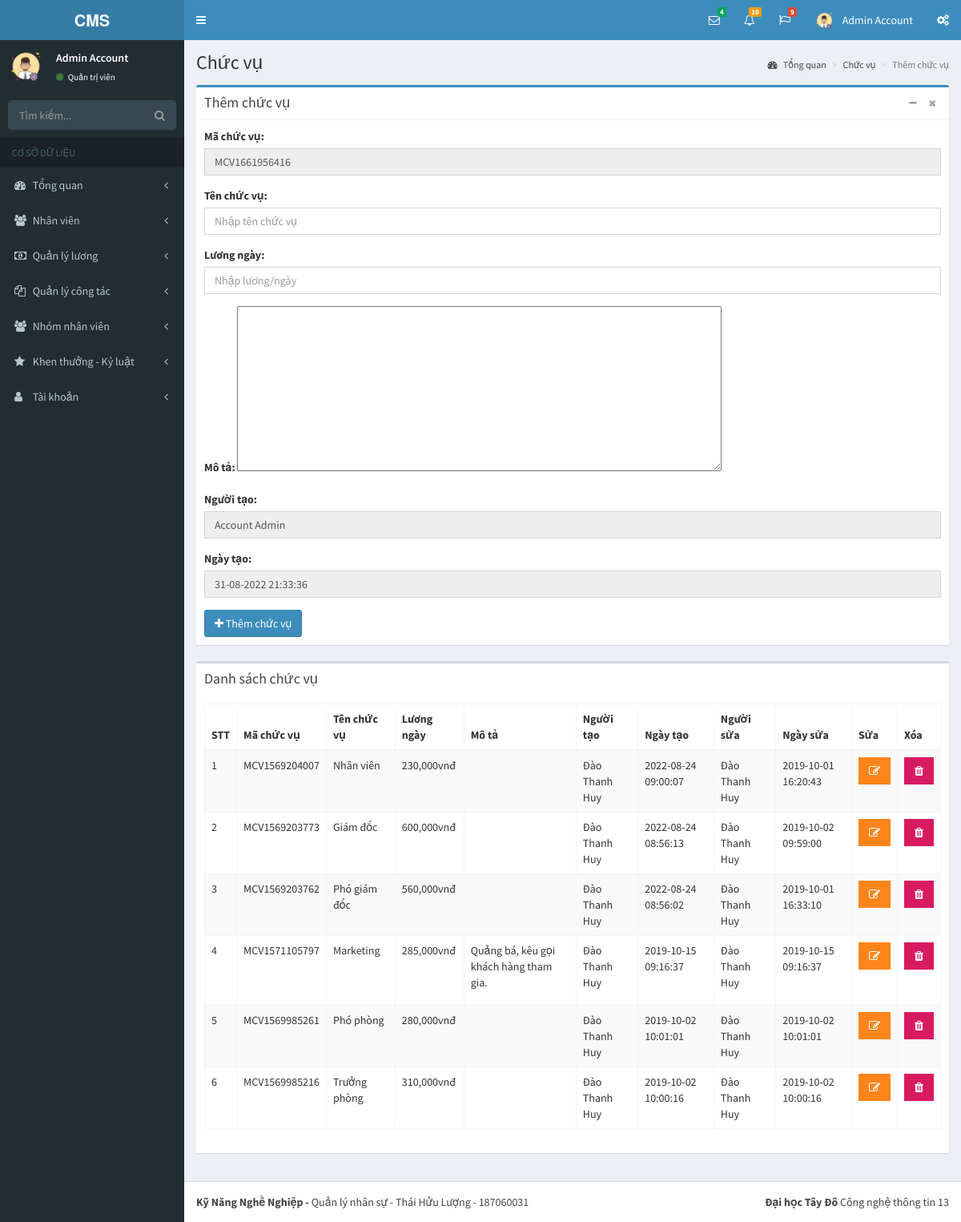
Screenshot of /pages/chuc-vu.php (signed in) with the database file from the repository.
### tables this page shows
CREATE TABLE `tai_khoan` (
  `id` int(11) NOT NULL,
  `ho` varchar(50) NOT NULL,
  `ten` varchar(50) NOT NULL,
  `hinh_anh` varchar(50) NOT NULL,
  `email` varchar(50) NOT NULL,
  `mat_khau` varchar(50) NOT NULL,
  `so_dt` varchar(50) NOT NULL,
  `quyen` tinyint(1) NOT NULL,
  `trang_thai` tinyint(1) NOT NULL,
  `truy_cap` int(11) NOT NULL,
  `ngay_tao` datetime NOT NULL,
  `ngay_sua` datetime NOT NULL
);

CREATE TABLE `chuc_vu` (
  `id` int(11) NOT NULL,
  `ma_chuc_vu` varchar(50) NOT NULL,
  `ten_chuc_vu` varchar(255) NOT NULL,
  `luong_ngay` double NOT NULL,
  `ghi_chu` varchar(255) NOT NULL,
  `nguoi_tao` varchar(50) NOT NULL,
  `ngay_tao` datetime NOT NULL,
  `nguoi_sua` varchar(50) NOT NULL,
  `ngay_sua` datetime NOT NULL
);

### pages/chuc-vu.php (the view, shortened to what this page needs)
<?php
if(isset($_SESSION['username']) && isset($_SESSION['level']))
{
  include('../layouts/header.php');
  include('../layouts/topbar.php');
  include('../layouts/sidebar.php');
  $showData = "SELECT id, ma_chuc_vu, ten_chuc_vu, luong_ngay, ghi_chu, nguoi_tao, ngay_tao, nguoi_sua, ngay_sua FROM chuc_vu ORDER BY ngay_tao DESC";
  $result = mysqli_query($conn, $showData);
  $arrShow = array();
  while ($row = mysqli_fetch_array($result)) {
    $arrShow[] = $row;
  }
  $positionCode = "MCV" . time();
?>
  <div class="content-wrapper">
    <section class="content-header">
      <h1>
        Chức vụ
      </h1>
      <ol class="breadcrumb">
        <li><a href="index.php?p=index&a=statistic"><i class="fa fa-dashboard"></i> Tổng quan</a></li>
        <li><a href="chuc-vu.php?p=staff&a=position">Chức vụ</a></li>
        <li class="active">Thêm chức vụ</li>
      </ol>
    </section>
    <section class="content">
      <div class="row">
        <div class="col-xs-12">
          <div class="box box-primary">
            <div class="box-header with-border">
              <h3 class="box-title">Thêm chức vụ</h3>
              <div class="box-tools pull-right">
                <button type="button" class="btn btn-box-tool" data-widget="collapse"><i class="fa fa-minus"></i></button>
                <button type="button" class="btn btn-box-tool" data-widget="remove"><i class="fa fa-remove"></i></button>
              </div>
            </div>
            <div class="box-body">
              <form action="" method="POST">
                <div class="row">
                  <div class="col-md-12">
                    <div class="form-group">
                      <label for="exampleInputEmail1">Mã chức vụ: </label>
                      <input type="text" class="form-control" id="exampleInputEmail1" name="positionCode" value="<?php echo $positionCode; ?>" readonly>
                    </div>
                    <div class="form-group">
                      <label for="exampleInputEmail1">Tên chức vụ: </label>
                      <input type="text" class="form-control" id="exampleInputEmail1" placeholder="Nhập tên chức vụ" name="titlePosition">
                    </div>
                    <div class="form-group">
                      <label for="exampleInputEmail1">Lương ngày: </label>
                      <input type="text" class="form-control" id="exampleInputEmail1" placeholder="Nhập lương/ngày" name="salary">
                    </div>
                    <div class="form-group">
                      <label for="exampleInputEmail1">Mô tả: </label>
                      <textarea id="editor1" rows="10" cols="80" name="description">
                      </textarea>
                    </div>
                    <div class="form-group">
                      <label for="exampleInputEmail1">Người tạo: </label>
                      <input type="text" class="form-control" id="exampleInputEmail1" value="<?php echo $row_acc['ho']; ?> <?php echo $row_acc['ten']; ?>" name="personCreate" readonly>
                    </div>
                    <div class="form-group">
                      <label for="exampleInputEmail1">Ngày tạo: </label>
                      <input type="text" class="form-control" id="exampleInputEmail1" value="<?php echo date('d-m-Y H:i:s'); ?>" name="dateCreate" readonly>
                    </div>
                    <?php
                      if($_SESSION['level'] == 1)
                        echo "<button type='submit' class='btn btn-primary' name='save'><i class='fa fa-plus'></i> Thêm chức vụ</button>";
                    ?>
                  </div>
                </div>
              </form>
            </div>
          </div>
          <div class="box">
            <div class="box-header">
              <h3 class="box-title">Danh sách chức vụ</h3>
            </div>
            <div class="box-body">
              <div class="table-responsive">
                <table id="example1" class="table table-bordered table-striped">
                  <thead>
                  <tr>
                    <th>STT</th>
                    <th>Mã chức vụ</th>
                    <th>Tên chức vụ</th>
                    <th>Lương ngày</th>
                    <th>Mô tả</th>
                    <th>Người tạo</th>
                    <th>Ngày tạo</th>
                    <th>Người sửa</th>
                    <th>Ngày sửa</th>
                    <th>Sửa</th>
                    <th>Xóa</th>
                  </tr>
                  </thead>
                  <tbody>
                  <?php
                    $count = 1;
                    foreach ($arrShow as $arrS)
                    {
                  ?>
                      <tr>
                        <td><?php echo $count; ?></td>
                        <td><?php echo $arrS['ma_chuc_vu']; ?></td>
                        <td><?php echo $arrS['ten_chuc_vu']; ?></td>
                        <td><?php echo number_format($arrS['luong_ngay']). "vnđ"; ?></td>
                        <td><?php echo $arrS['ghi_chu']; ?></td>
                        <td><?php echo $arrS['nguoi_tao']; ?></td>
                        <td><?php echo $arrS['ngay_tao']; ?></td>
                        <td><?php echo $arrS['nguoi_sua']; ?></td>
                        <td><?php echo $arrS['ngay_sua']; ?></td>
                        <th>
                          <?php
                            if($row_acc['quyen'] == 1)
                            {
                              echo "<form method='POST'>";
                              echo "<button type='submit' class='btn bg-orange btn-flat'  name='edit'><i class='fa fa-edit'></i></button>";
                              echo "</form>";
                            }
                            else
                            {
                              echo "<button type='button' class='btn bg-orange btn-flat' disabled><i class='fa fa-edit'></i></button>";
                            }
                          ?>
                        </th>
                        <th>
                          <?php
                            if($row_acc['quyen'] == 1)
                            {
                              echo "<button type='button' class='btn bg-maroon btn-flat' data-toggle='modal' data-target='#exampleModal' data-whatever='".$arrS['id']."'><i class='fa fa-trash'></i></button>";
                            }
                            else
                            {
                              echo "<button type='button' class='btn bg-maroon btn-flat' disabled><i class='fa fa-trash'></i></button>";
                            }
                          ?>
                        </th>
                      </tr>
                  <?php
                      $count++;
                    }
                  ?>
                  </tbody>
                </table>
              </div>
            </div>
          </div>
        </div>
      </div>
    </section>
  </div>
<?php
  include('../layouts/footer.php');
}
else
{
  header('Location: dang-nhap.php');
}
?>

### layouts/topbar.php (shortened to what this page needs)
<body class="hold-transition skin-blue sidebar-mini">
<div class="wrapper">
  <header class="main-header">
    <a href="index.php?p=index&a=statistic" class="logo">
      <span class="logo-lg"><b>CMS</b></span>
    </a>
    <nav class="navbar navbar-static-top">
      <a href="#" class="sidebar-toggle" data-toggle="push-menu" role="button">
      </a>
      <div class="navbar-custom-menu">
        <ul class="nav navbar-nav">
          <li class="dropdown messages-menu">
            <a href="#" class="dropdown-toggle" data-toggle="dropdown">
              <i class="fa fa-envelope-o"></i>
              <span class="label label-success">4</span>
            </a>
          </li>
          <li class="dropdown notifications-menu">
            <a href="#" class="dropdown-toggle" data-toggle="dropdown">
              <i class="fa fa-bell-o"></i>
              <span class="label label-warning">10</span>
            </a>
          </li>
          <li class="dropdown tasks-menu">
            <a href="#" class="dropdown-toggle" data-toggle="dropdown">
              <i class="fa fa-flag-o"></i>
              <span class="label label-danger">9</span>
            </a>
          </li>
          <li class="dropdown user user-menu">
            <a href="#" class="dropdown-toggle" data-toggle="dropdown">
              <img src="../uploads/images/<?php echo $row_acc['hinh_anh']; ?>" class="user-image" alt="User Image">
              <span class="hidden-xs"><?php echo $row_acc['ten']; ?> <?php echo $row_acc['ho']; ?></span>
            </a>
          </li>
          <li>
            <a href="#" data-toggle="control-sidebar"><i class="fa fa-gears"></i></a>
          </li>
        </ul>
      </div>
    </nav>
  </header>

### layouts/sidebar.php (shortened to what this page needs)
<aside class="main-sidebar">
  <section class="sidebar">
    <div class="user-panel">
      <div class="pull-left image">
        <img src="../uploads/images/<?php echo $row_acc['hinh_anh']; ?>" class="img-circle" alt="User Image">
      </div>
      <div class="pull-left info">
        <p>
          <?php echo $row_acc['ten']; ?> <?php echo $row_acc['ho']; ?>
        </p>
        <a href="#"><i class="fa fa-circle text-success"></i>
          <?php
            if($row_acc['quyen'] == 1)
            {
              echo "Quản trị viên";
            }
            else
            {
              echo "Nhân viên";
            }
          ?>
        </a>
      </div>
    </div>
    <form action="#" method="get" class="sidebar-form">
      <div class="input-group">
        <input type="text" name="q" class="form-control" placeholder="Tìm kiếm...">
        <span class="input-group-btn">
              <button type="submit" name="search" id="search-btn" class="btn btn-flat"><i class="fa fa-search"></i>
              </button>
            </span>
      </div>
    </form>
    <ul class="sidebar-menu" data-widget="tree">
      <li class="header">CƠ SỞ DỮ LIỆU</li>
      <li class="<?php if($p == 'index') echo 'active'; ?> treeview">
        <a href="#">
          <i class="fa fa-dashboard"></i> <span>Tổng quan</span>
          <span class="pull-right-container">
            <i class="fa fa-angle-left pull-right"></i>
          </span>
        </a>
      </li>
      <li class="<?php if($p == 'staff') echo 'active'; ?> treeview">
        <a href="#">
          <i class="fa fa-users"></i>
          <span>Nhân viên</span>
          <span class="pull-right-container">
            <i class="fa fa-angle-left pull-right"></i>
          </span>
        </a>
      </li>
      <li class="<?php if($p == 'salary') echo 'active'; ?> treeview">
        <a href="#">
          <i class="fa fa-money"></i>
          <span>Quản lý lương</span>
          <span class="pull-right-container">
            <i class="fa fa-angle-left pull-right"></i>
          </span>
        </a>
      </li>
      <li class="<?php if($p == 'collaborate') echo 'active'; ?> treeview">
        <a href="#">
          <i class="fa fa-files-o"></i>
          <span>Quản lý công tác</span>
          <span class="pull-right-container">
            <i class="fa fa-angle-left pull-right"></i>
          </span>
        </a>
      </li>
      <li class="<?php if($p == 'group') echo 'active'; ?> treeview">
        <a href="#">
          <i class="fa fa-users"></i> <span>Nhóm nhân viên</span>
          <span class="pull-right-container">
            <i class="fa fa-angle-left pull-right"></i>
          </span>
        </a>
      </li>
      <li class="<?php if($p == 'bonus-discipline') echo 'active'; ?> treeview">
        <a href="#">
          <i class="fa fa-star"></i> <span>Khen thưởng - Kỷ luật</span>
          <span class="pull-right-container">
            <i class="fa fa-angle-left pull-right"></i>
          </span>
        </a>
      </li>
      <li class="<?php if($p == 'account') echo 'active'; ?> treeview">
        <a href="#">
          <i class="fa fa-user"></i> <span>Tài khoản</span>
          <span class="pull-right-container">
            <i class="fa fa-angle-left pull-right"></i>
          </span>
        </a>
      </li>
    </ul>
  </section>
</aside>

### rows the page displays
tai_khoan: hinh_anh (picture), ten "Admin", ho "Account", personCreate "Account Admin"
chuc_vu: ma_chuc_vu "MCV1569204007", ten_chuc_vu "Nhân viên", luong_ngay "230,000", nguoi_tao "Đào Thanh Huy", ngay_tao "2022-08-24 09:00:07", nguoi_sua "Đào Thanh Huy", ngay_sua "2019-10-01 16:20:43"
chuc_vu: ma_chuc_vu "MCV1569203773", ten_chuc_vu "Giám đốc", luong_ngay "600,000", nguoi_tao "Đào Thanh Huy", ngay_tao "2022-08-24 08:56:13", nguoi_sua "Đào Thanh Huy", ngay_sua "2019-10-02 09:59:00"
chuc_vu: ma_chuc_vu "MCV1569203762", ten_chuc_vu "Phó giám đốc", luong_ngay "560,000", nguoi_tao "Đào Thanh Huy", ngay_tao "2022-08-24 08:56:02", nguoi_sua "Đào Thanh Huy", ngay_sua "2019-10-01 16:33:10"
chuc_vu: ma_chuc_vu "MCV1571105797", ten_chuc_vu "Marketing", luong_ngay "285,000", ghi_chu "Quảng bá, kêu gọi khách hàng tham gia.", nguoi_tao "Đào Thanh Huy", ngay_tao "2019-10-15 09:16:37", nguoi_sua "Đào Thanh Huy", ngay_sua "2019-10-15 09:16:37"
chuc_vu: ma_chuc_vu "MCV1569985261", ten_chuc_vu "Phó phòng", luong_ngay "280,000", nguoi_tao "Đào Thanh Huy", ngay_tao "2019-10-02 10:01:01", nguoi_sua "Đào Thanh Huy", ngay_sua "2019-10-02 10:01:01"
chuc_vu: ma_chuc_vu "MCV1569985216", ten_chuc_vu "Trưởng phòng", luong_ngay "310,000", nguoi_tao "Đào Thanh Huy", ngay_tao "2019-10-02 10:00:16", nguoi_sua "Đào Thanh Huy", ngay_sua "2019-10-02 10:00:16"
